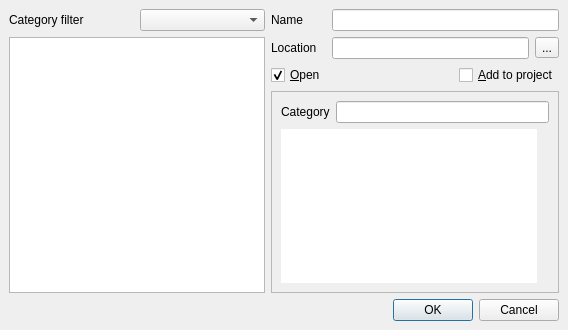
<ui version="4.0" >
 <class>CreateNewDialog</class>
 <widget class="QDialog" name="CreateNewDialog" >
  <property name="geometry" >
   <rect>
    <x>0</x>
    <y>0</y>
    <width>568</width>
    <height>330</height>
   </rect>
  </property>
  <property name="windowTitle" >
   <string>Create new ...</string>
  </property>
  <layout class="QGridLayout" >
   <property name="margin" >
    <number>9</number>
   </property>
   <property name="spacing" >
    <number>6</number>
   </property>
   <item row="2" column="4" colspan="2" >
    <widget class="QCheckBox" name="cbAddToProject" >
     <property name="enabled" >
      <bool>true</bool>
     </property>
     <property name="text" >
      <string>&amp;Add to project</string>
     </property>
     <property name="icon" >
      <iconset resource="../images/Edyuk.qrc" >:/add.png</iconset>
     </property>
     <property name="checked" >
      <bool>false</bool>
     </property>
    </widget>
   </item>
   <item row="1" column="5" >
    <widget class="QToolButton" name="tbLocation" >
     <property name="text" >
      <string>...</string>
     </property>
     <property name="icon" >
      <iconset/>
     </property>
    </widget>
   </item>
   <item row="0" column="2" >
    <widget class="QLabel" name="lblName" >
     <property name="text" >
      <string>Name</string>
     </property>
     <property name="buddy" >
      <cstring>leName</cstring>
     </property>
    </widget>
   </item>
   <item row="0" column="1" >
    <widget class="QComboBox" name="cbFilter" />
   </item>
   <item row="2" column="2" >
    <widget class="QCheckBox" name="cbOpen" >
     <property name="text" >
      <string>&amp;Open</string>
     </property>
     <property name="icon" >
      <iconset resource="../images/Edyuk.qrc" >:/open.png</iconset>
     </property>
     <property name="checked" >
      <bool>true</bool>
     </property>
    </widget>
   </item>
   <item rowspan="3" row="1" column="0" colspan="2" >
    <widget class="QListWidget" name="lwTemplates" >
     <property name="sizePolicy" >
      <sizepolicy>
       <hsizetype>7</hsizetype>
       <vsizetype>13</vsizetype>
       <horstretch>0</horstretch>
       <verstretch>0</verstretch>
      </sizepolicy>
     </property>
     <property name="horizontalScrollBarPolicy" >
      <enum>Qt::ScrollBarAlwaysOff</enum>
     </property>
     <property name="iconSize" >
      <size>
       <width>16</width>
       <height>16</height>
      </size>
     </property>
     <property name="movement" >
      <enum>QListView::Static</enum>
     </property>
     <property name="flow" >
      <enum>QListView::TopToBottom</enum>
     </property>
     <property name="isWrapping" stdset="0" >
      <bool>false</bool>
     </property>
     <property name="viewMode" >
      <enum>QListView::ListMode</enum>
     </property>
     <property name="uniformItemSizes" >
      <bool>true</bool>
     </property>
    </widget>
   </item>
   <item row="1" column="2" >
    <widget class="QLabel" name="lblLocation" >
     <property name="text" >
      <string>Location</string>
     </property>
     <property name="buddy" >
      <cstring>leLocation</cstring>
     </property>
    </widget>
   </item>
   <item row="0" column="0" >
    <widget class="QLabel" name="label" >
     <property name="text" >
      <string>Category filter </string>
     </property>
     <property name="buddy" >
      <cstring>cbFilter</cstring>
     </property>
    </widget>
   </item>
   <item row="2" column="3" >
    <spacer>
     <property name="orientation" >
      <enum>Qt::Horizontal</enum>
     </property>
     <property name="sizeHint" >
      <size>
       <width>40</width>
       <height>20</height>
      </size>
     </property>
    </spacer>
   </item>
   <item row="1" column="3" colspan="2" >
    <widget class="QLineEdit" name="leLocation" >
     <property name="toolTip" >
      <string/>
     </property>
    </widget>
   </item>
   <item row="0" column="3" colspan="3" >
    <widget class="QLineEdit" name="leName" >
     <property name="toolTip" >
      <string/>
     </property>
    </widget>
   </item>
   <item row="3" column="2" colspan="4" >
    <widget class="QFrame" name="frame" >
     <property name="frameShape" >
      <enum>QFrame::StyledPanel</enum>
     </property>
     <property name="frameShadow" >
      <enum>QFrame::Raised</enum>
     </property>
     <layout class="QGridLayout" >
      <property name="margin" >
       <number>9</number>
      </property>
      <property name="spacing" >
       <number>6</number>
      </property>
      <item row="1" column="0" colspan="2" >
       <widget class="QTextEdit" name="eDescription" >
        <property name="sizePolicy" >
         <sizepolicy>
          <hsizetype>4</hsizetype>
          <vsizetype>4</vsizetype>
          <horstretch>0</horstretch>
          <verstretch>0</verstretch>
         </sizepolicy>
        </property>
        <property name="frameShape" >
         <enum>QFrame::NoFrame</enum>
        </property>
        <property name="frameShadow" >
         <enum>QFrame::Plain</enum>
        </property>
        <property name="horizontalScrollBarPolicy" >
         <enum>Qt::ScrollBarAlwaysOff</enum>
        </property>
        <property name="undoRedoEnabled" >
         <bool>false</bool>
        </property>
        <property name="lineWrapMode" >
         <enum>QTextEdit::WidgetWidth</enum>
        </property>
        <property name="readOnly" >
         <bool>true</bool>
        </property>
        <property name="acceptRichText" >
         <bool>false</bool>
        </property>
       </widget>
      </item>
      <item row="0" column="0" >
       <widget class="QLabel" name="label_2" >
        <property name="text" >
         <string>Category</string>
        </property>
        <property name="buddy" >
         <cstring>leType</cstring>
        </property>
       </widget>
      </item>
      <item row="0" column="1" >
       <widget class="QLineEdit" name="leType" >
        <property name="readOnly" >
         <bool>true</bool>
        </property>
       </widget>
      </item>
     </layout>
    </widget>
   </item>
   <item row="4" column="0" colspan="6" >
    <widget class="QDialogButtonBox" name="buttonBox" >
     <property name="orientation" >
      <enum>Qt::Horizontal</enum>
     </property>
     <property name="standardButtons" >
      <set>QDialogButtonBox::Cancel|QDialogButtonBox::NoButton|QDialogButtonBox::Ok</set>
     </property>
    </widget>
   </item>
  </layout>
 </widget>
 <tabstops>
  <tabstop>cbFilter</tabstop>
  <tabstop>lwTemplates</tabstop>
  <tabstop>leName</tabstop>
  <tabstop>leLocation</tabstop>
  <tabstop>tbLocation</tabstop>
  <tabstop>cbOpen</tabstop>
  <tabstop>cbAddToProject</tabstop>
  <tabstop>leType</tabstop>
  <tabstop>eDescription</tabstop>
  <tabstop>buttonBox</tabstop>
 </tabstops>
 <resources>
  <include location="../images/Edyuk.qrc" />
 </resources>
 <connections>
  <connection>
   <sender>buttonBox</sender>
   <signal>accepted()</signal>
   <receiver>CreateNewDialog</receiver>
   <slot>accept()</slot>
   <hints>
    <hint type="sourcelabel" >
     <x>428</x>
     <y>303</y>
    </hint>
    <hint type="destinationlabel" >
     <x>370</x>
     <y>325</y>
    </hint>
   </hints>
  </connection>
  <connection>
   <sender>buttonBox</sender>
   <signal>rejected()</signal>
   <receiver>CreateNewDialog</receiver>
   <slot>reject()</slot>
   <hints>
    <hint type="sourcelabel" >
     <x>532</x>
     <y>309</y>
    </hint>
    <hint type="destinationlabel" >
     <x>562</x>
     <y>299</y>
    </hint>
   </hints>
  </connection>
 </connections>
</ui>
